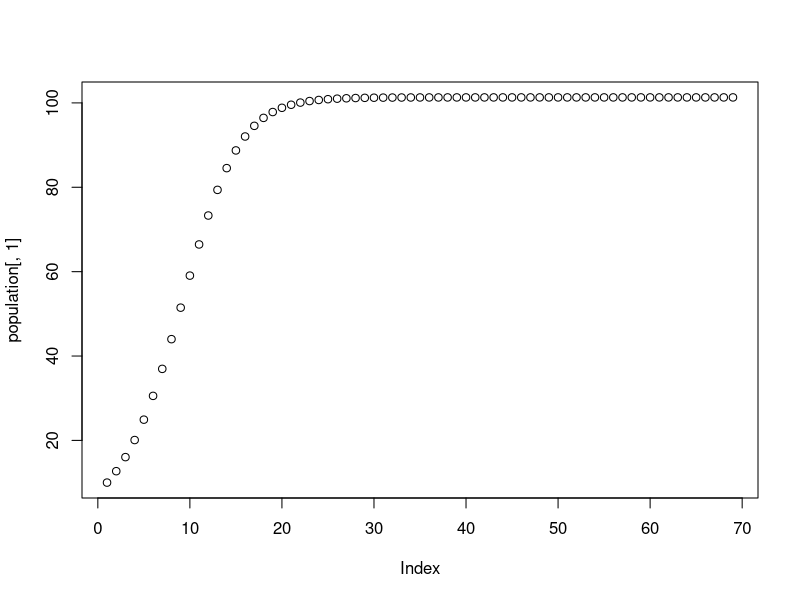
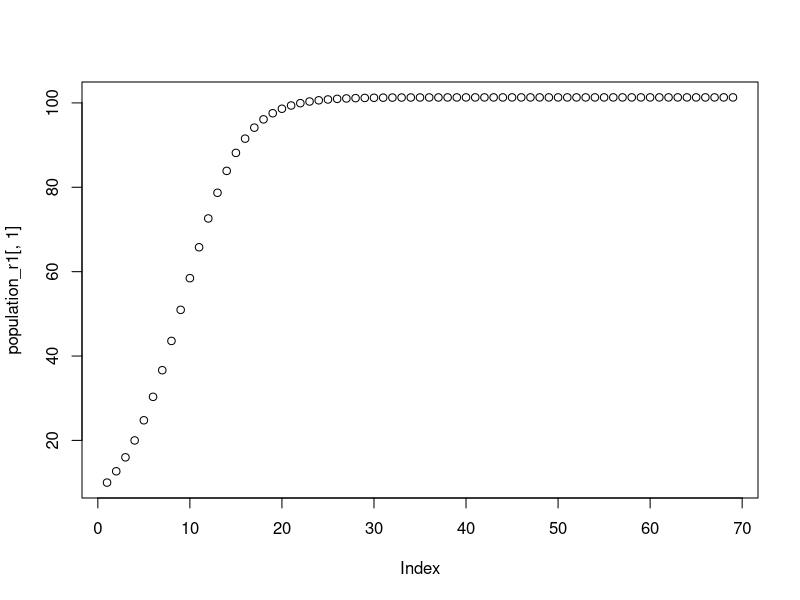
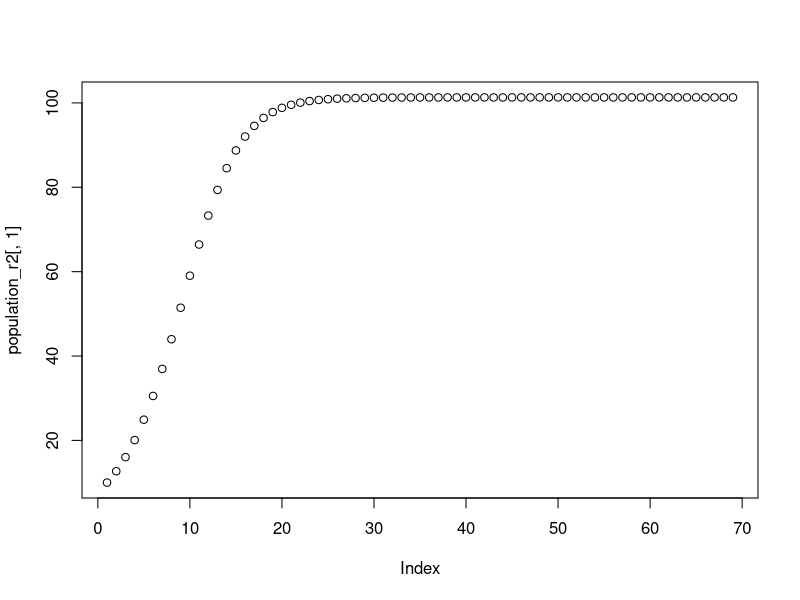
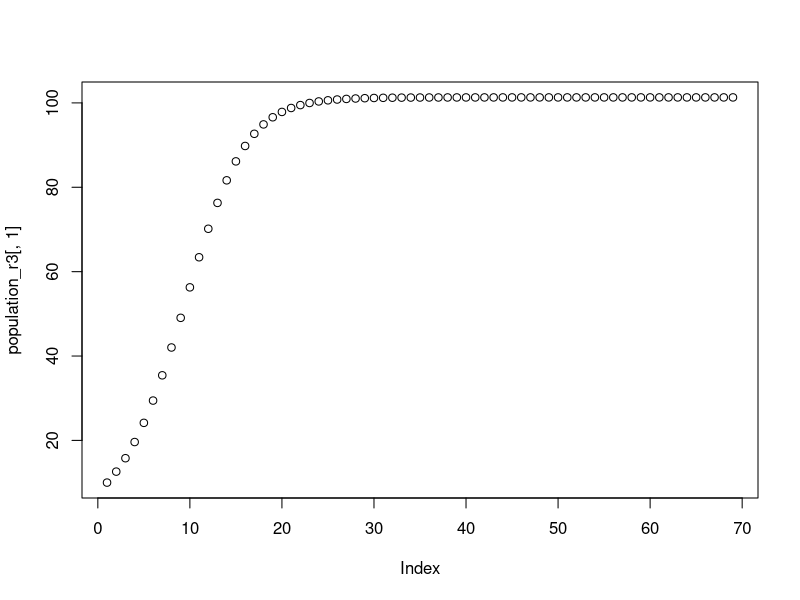
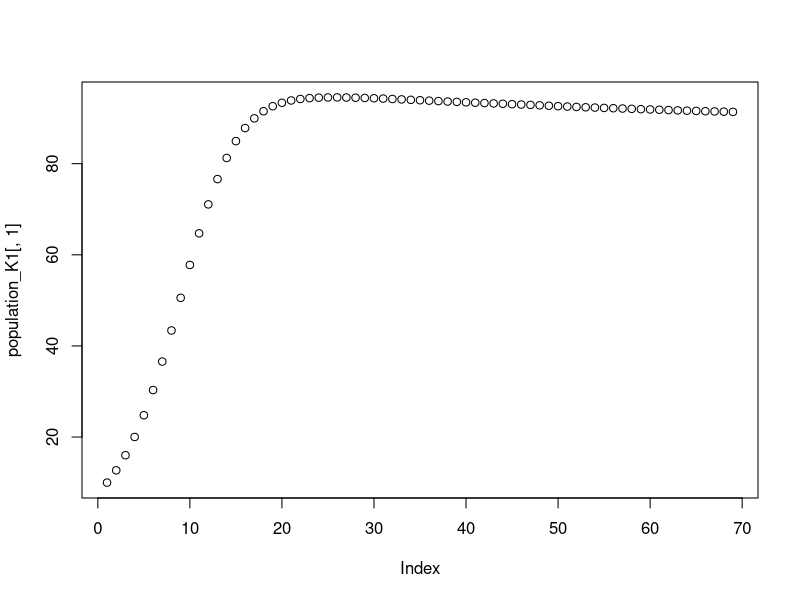
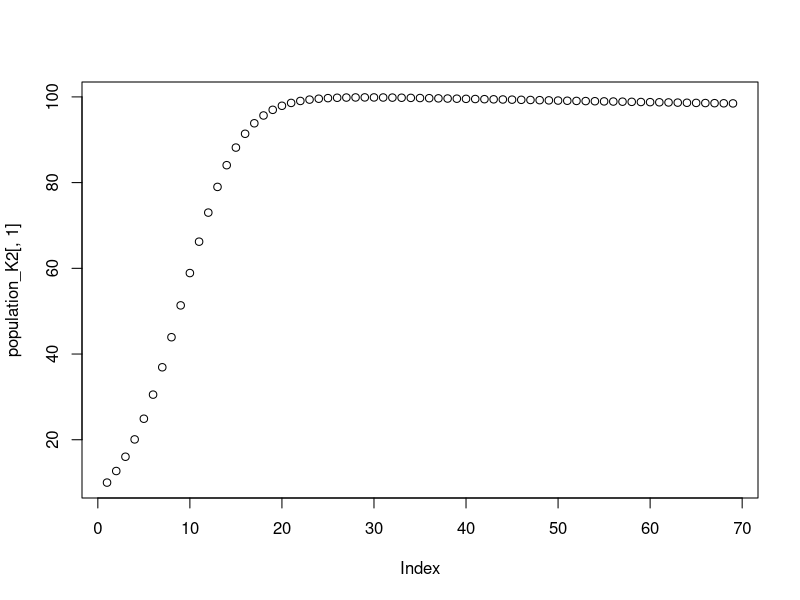
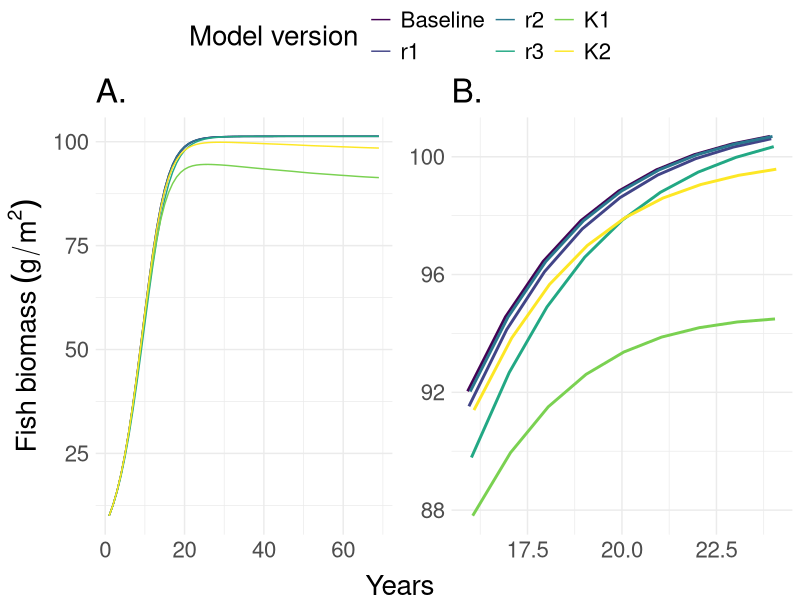

Here is the R script that generated these plots, in order:
library(tidyverse)
library(ggpubr)
library(grid)

projections <- read.csv("anomaly_df.csv")
SST_dev <- projections[['anomaly']]
#SST_dev_loweropttemp <- projections[['anomaly']] + 1 #larger anomaly = lower optimal temp
#SST_dev_higheropttemp <- projections[['anomaly']] - 1 #smaller anomaly = higher optimal temp

patch_area <- c(1, 0)
number_patches <- length(patch_area)
timesteps <- length(SST_dev)
r = 0.3
K = 101.3

#mean_temps_crop <- read.csv("mean_temps_crop.csv")
#mean_temps_series <- mean_temps_crop[['extracted_mean_temps']]

population <- array(NA, dim = c(timesteps, number_patches))
population[1,] <- c(10,0)

population_r1 <- array(NA, dim = c(timesteps, number_patches))
population_r1[1,] <- c(10,0)

population_r2 <- array(NA, dim = c(timesteps, number_patches))
population_r2[1,] <- c(10,0)

population_r3 <- array(NA, dim = c(timesteps, number_patches))
population_r3[1,] <- c(10,0)

population_K1 <- array(NA, dim = c(timesteps, number_patches))
population_K1[1,] <- c(10,0)

population_K2 <- array(NA, dim = c(timesteps, number_patches))
population_K2[1,] <- c(10,0)


r_temp_1 <- array(NA, dim = c(timesteps, 1))
r_temp_2 <- array(NA, dim = c(timesteps, 1))
r_temp_3 <- array(NA, dim = c(timesteps, 1))

K_temp_1 <- array(NA, dim = c(timesteps, 1))
K_temp_2 <- array(NA, dim = c(timesteps, 1))




for (t in 2:timesteps) {
    
    #no temp
    population[t,] <- population[t-1,] + r * population[t-1,] * (1 - population[t-1,] / K)
    
    #temp dependent r - "current" temp as optimal
    r_temp_1[t] <- 0.3 + 0*SST_dev[t] + -0.0037*SST_dev[t]^2
    population_r1[t,] <- population_r1[t-1,] + r_temp_1[t] * population_r1[t-1,] * (1 - population_r1[t-1,] / K)
    
    #temp dependent r - higher optimal temp
    r_temp_2[t] <- 0.3 + 0*(SST_dev[t] - 1) + -0.0037*(SST_dev[t] - 1 )^2
    population_r2[t,] <- population_r2[t-1,] + r_temp_2[t] * population_r2[t-1,] * (1 - population_r2[t-1,] / K)
    
    #temp dependent r - lower optimal temp
    r_temp_3[t] <- 0.3 + 0*(SST_dev[t] + 1) + -0.0037*(SST_dev[t] + 1 )^2
    population_r3[t,] <- population_r3[t-1,] + r_temp_3[t] * population_r3[t-1,] * (1 - population_r3[t-1,] / K)
    
    #temp dependent K - piece wise linear function
    K_temp_1[t] <- -4.95243768 * SST_dev[t] + 101.3
    if (K_temp_1[t] < 10) {
      K_temp_1[t] <- 10
    } else if (K_temp_1[t] > 101.3) {
      K_temp_1[t] <- 101.3
    }
    population_K1[t,] <- population_K1[t-1,] + r * population_K1[t-1,] * (1 - population_K1[t-1,] / K_temp_1[t])
    
    #temp dependent K - quadratic function
    K_temp_2[t] <- 101.3 + 0*SST_dev[t] + -0.7*SST_dev[t]^2
    if (K_temp_2[t] < 10) {
      K_temp_2[t] <- 10 }
    else if (K_temp_2[t] > 101.3) {
      K_temp_2[t] <- 101.3
    }
    population_K2[t,] <- population_K2[t-1,] + r * population_K2[t-1,] * (1 - population_K2[t-1,] / K_temp_2[t])
}



plot(population[,1])
plot(population_r1[,1])
plot(population_r2[,1])
plot(population_r3[,1])
plot(population_K1[,1])
plot(population_K2[,1])

time <- c(1:length(SST_dev))
df <-cbind(NoTemp = population[,1], r1 = population_r1[,1], r2 = population_r2[,1], r3 = population_r3[,1],
           K1 = population_K1[,1], K2 = population_K2[,1], time)

df_long <- pivot_longer(as.data.frame(df), NoTemp:K2, names_to = "Temp_version", values_to = "Population")

df_long$Temp_version <- factor(df_long$Temp_version, levels = c("NoTemp", "r1", "r2", "r3", "K1", "K2"),
                               labels = c("Baseline", "r1", "r2", 
                                          "r3", "K1", "K2"))

p1<-ggplot(df_long, aes(x=time, y=Population, col=Temp_version)) +
  geom_line() +
  scale_color_viridis_d(name = "Model version")+
  theme_minimal() +
  ggtitle("A.") +
  theme(text = element_text(size=20), legend.position = "top") +
  labs(x = "Years", y = bquote("Fish biomass"~(g/m^2)))


#zoomed in
p2<-ggplot(df_long %>% filter(time > 15 & time < 25), aes(x=time, y=Population, col=Temp_version)) +
  geom_line(lwd=1, position=position_dodge(width=0.2)) +
  scale_color_viridis_d(name = "Model version")+
  theme_minimal() +
  ggtitle("B.") +
  theme(text = element_text(size=20), legend.position = "top") +
  labs(x = "Years", y = bquote("Fish biomass"~(g/m^2)))


figure<-ggarrange(p1  + rremove("xlab"),p2+rremove("ylab") + rremove("xlab"),nrow=1, common.legend = TRUE, legend = "top")

annotate_figure(figure, bottom = text_grob("Years",
                                  size = 20))
